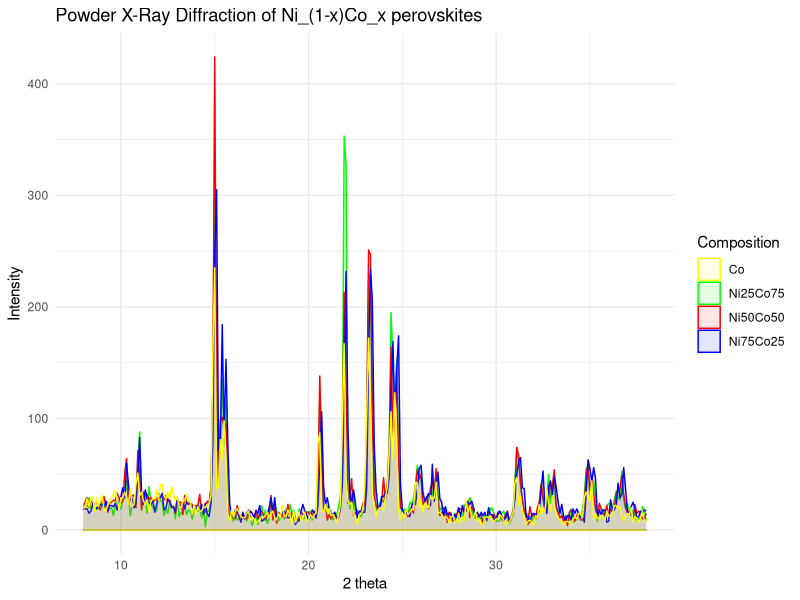
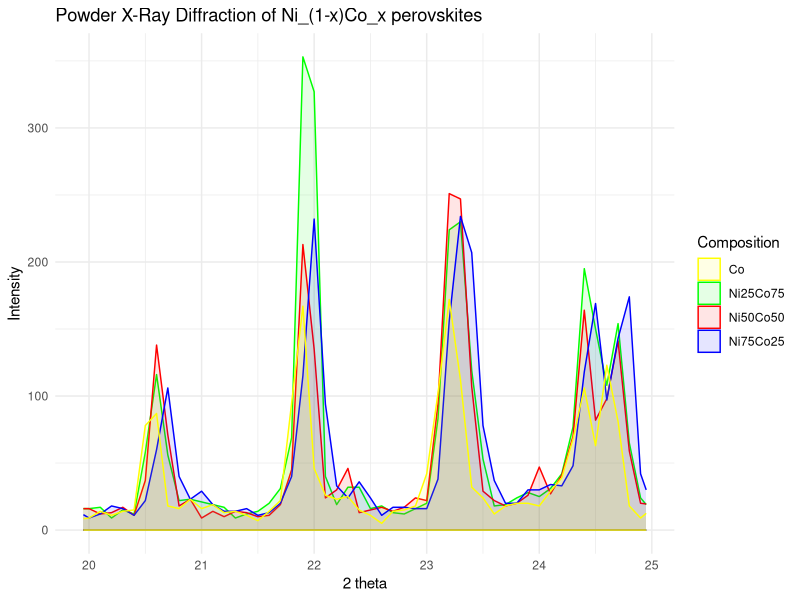
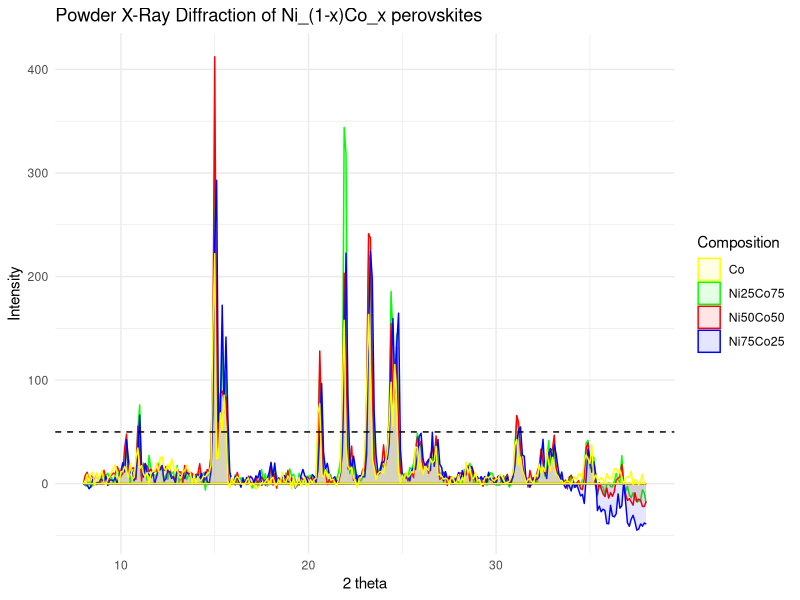
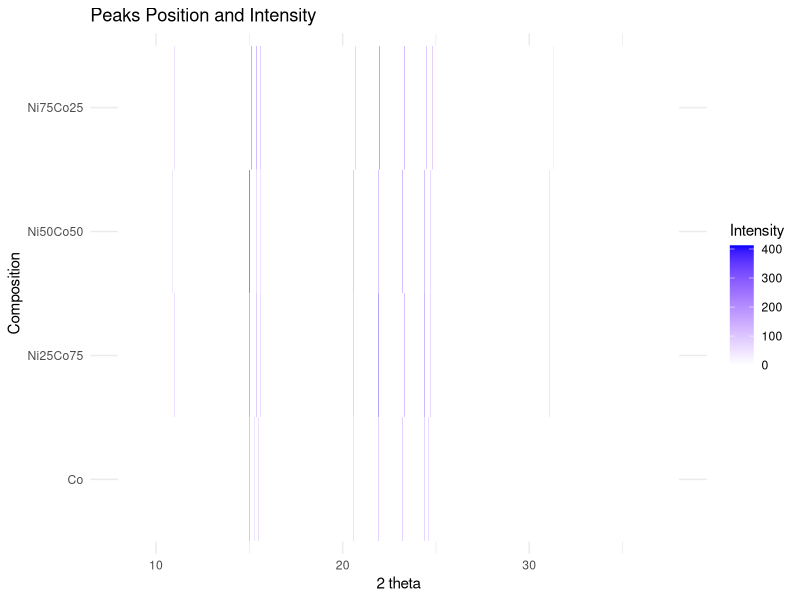
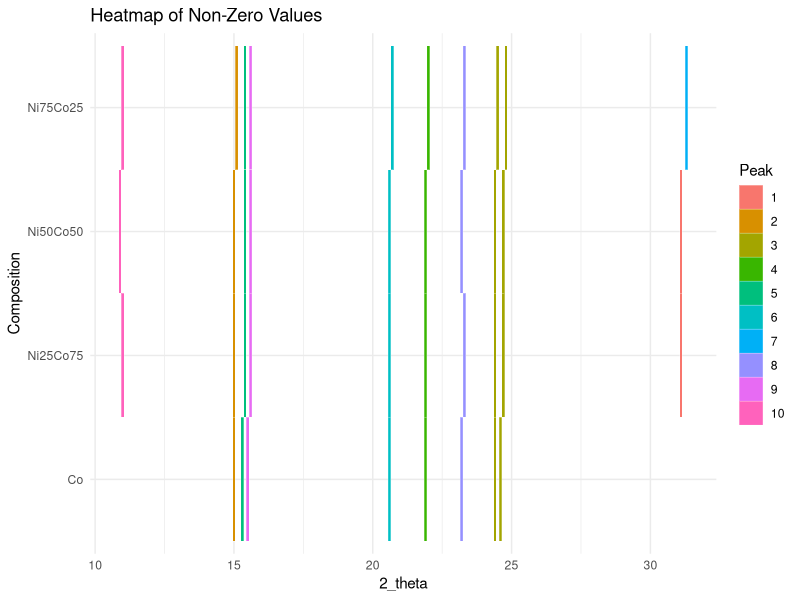
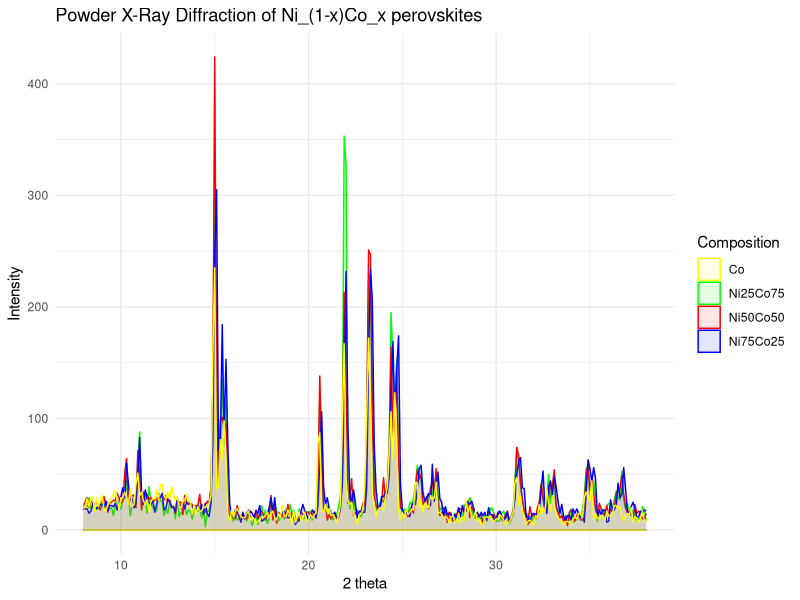
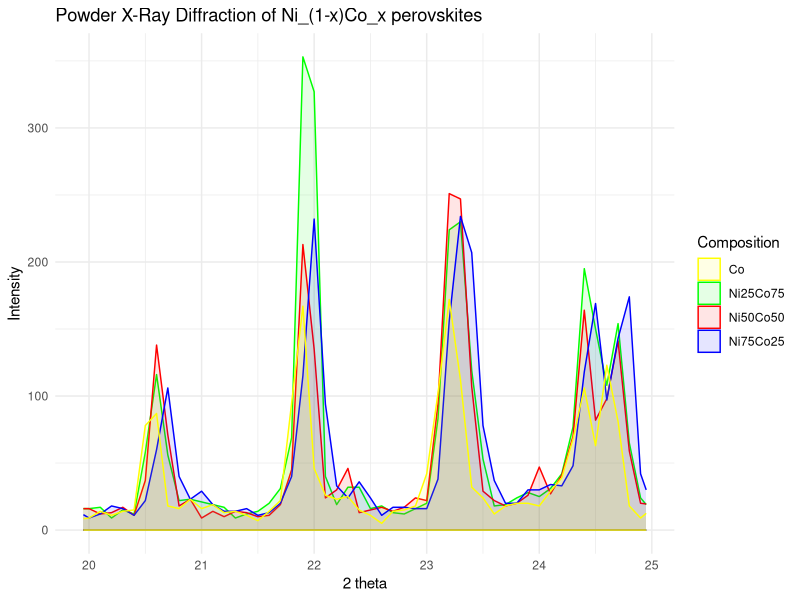
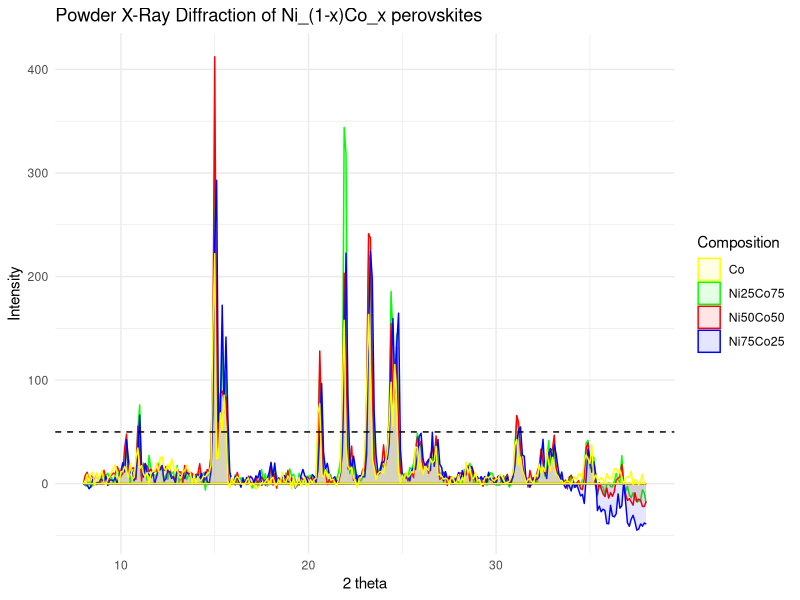

Generate these figures, in order, with R: (Note: this script raises an error after producing the figures.)
library(tidyverse)

d1b <- read.table("data/AD Ni75Co25.dat")
d2b <- read.table("data/AR cO50nI50.dat")
d3b <- read.table("data/JGD Co75Ni25.dat")
d4b <- read.table("data/AD Co.dat")

# No background
d1 <- read.table("data/AD Ni75Co25_nb.dat")
d2 <- read.table("data/AR cO50nI50_nb.dat")
d3 <- read.table("data/JGD Co75Ni25_nb.dat")
d4 <- read.table("data/AD Co_nb.dat")

# TODO: ADD Ni REF DATA AND SUBSAMPLE IT TO FIT

datab <- bind_cols(d1b, d2b$V2, d3b$V2, d4b$V2)

colnames(datab) <- c("2_theta", "Ni75Co25", "Ni50Co50", "Ni25Co75", "Co")

ggplot(datab, aes(x = `2_theta`)) +
  geom_ribbon(aes(ymin = 0, ymax = `Ni25Co75`, fill = "Ni25Co75"),
    alpha = 0.1, color = "green"
  ) +
  geom_ribbon(aes(ymin = 0, ymax = `Ni50Co50`, fill = "Ni50Co50"),
    alpha = 0.1, color = "red"
  ) +
  geom_ribbon(aes(ymin = 0, ymax = `Ni75Co25`, fill = "Ni75Co25"),
    alpha = 0.1, color = "blue"
  ) +
  geom_ribbon(aes(ymin = 0, ymax = `Co`, fill = "Co"),
    alpha = 0.1, color = "yellow"
  ) +
  labs(
    title = "Powder X-Ray Diffraction of Ni_(1-x)Co_x perovskites",
    x = "2 theta",
    y = "Intensity",
    fill = "Composition"
  ) +
  scale_fill_manual(values = c(
    "Ni75Co25" = "blue", "Ni50Co50" = "red",
    "Ni25Co75" = "green", "Co" = "yellow"
  )) +
  theme_minimal()

ggsave("plot/graph_nb.png", width = 10, height = 5.625)

ggplot(datab[240:340, ], aes(x = `2_theta`)) +
  geom_ribbon(aes(ymin = 0, ymax = `Ni25Co75`, fill = "Ni25Co75"),
    alpha = 0.1, color = "green"
  ) +
  geom_ribbon(aes(ymin = 0, ymax = `Ni50Co50`, fill = "Ni50Co50"),
    alpha = 0.1, color = "red"
  ) +
  geom_ribbon(aes(ymin = 0, ymax = `Ni75Co25`, fill = "Ni75Co25"),
    alpha = 0.1, color = "blue"
  ) +
  geom_ribbon(aes(ymin = 0, ymax = `Co`, fill = "Co"),
    alpha = 0.1, color = "yellow"
  ) +
  labs(
    title = "Powder X-Ray Diffraction of Ni_(1-x)Co_x perovskites",
    x = "2 theta",
    y = "Intensity",
    fill = "Composition"
  ) +
  scale_fill_manual(values = c(
    "Ni75Co25" = "blue", "Ni50Co50" = "red",
    "Ni25Co75" = "green", "Co" = "yellow"
  )) +
  theme_minimal()

ggsave("plot/graph_nb_zoom.png", width = 10, height = 5.625)

data <- bind_cols(d1, d2$V2, d3$V2, d4$V2)

colnames(data) <- c("2_theta", "Ni75Co25", "Ni50Co50", "Ni25Co75", "Co")

# Threshold for peaks
threshold <- 50
# PERF: FIND BEST THRESHOLD VALUE

ggplot(data, aes(x = `2_theta`)) +
  geom_ribbon(aes(ymin = 0, ymax = `Ni25Co75`, fill = "Ni25Co75"),
    alpha = 0.1, color = "green"
  ) +
  geom_ribbon(aes(ymin = 0, ymax = `Ni50Co50`, fill = "Ni50Co50"),
    alpha = 0.1, color = "red"
  ) +
  geom_ribbon(aes(ymin = 0, ymax = `Ni75Co25`, fill = "Ni75Co25"),
    alpha = 0.1, color = "blue"
  ) +
  geom_ribbon(aes(ymin = 0, ymax = `Co`, fill = "Co"),
    alpha = 0.1, color = "yellow"
  ) +
  geom_hline(
    yintercept = threshold,
    linetype = "dashed", color = "black"
  ) +
  labs(
    title = "Powder X-Ray Diffraction of Ni_(1-x)Co_x perovskites",
    x = "2 theta",
    y = "Intensity",
    fill = "Composition"
  ) +
  scale_fill_manual(values = c(
    "Ni75Co25" = "blue", "Ni50Co50" = "red",
    "Ni25Co75" = "green", "Co" = "yellow"
  )) +
  theme_minimal()

ggsave("plot/graph.png", width = 10, height = 5.625)

find_peaks <- function(data) {
  if (length(data) < 2) {
    return(NULL) # No peak in lists with 0 or 1 element
  }
  peaks <- rep(0, length(data))
  # Create a vector to store the value and index of the peaks
  for (i in 2:(length(data) - 1)) {
    if (data[i] > data[i - 1] && data[i] > data[i + 1]) { # Looking for a peak
      peaks[i] <- data[i]
    }
  }
  # Checking if the first and last value is a peak or not
  if (data[1] > data[2]) {
    peaks[1] <- data[1]
  }
  if (tail(data, 1) > tail(data, 2)[1]) {
    peaks[length(peaks)] <- data[length(data)]
  }
  return(peaks)
}

data_peaks <- data.frame(
  x = data$"2_theta",
  y1 = find_peaks(data$Ni75Co25), # Curve data
  y2 = find_peaks(data$Ni50Co50), # Point data 1
  y3 = find_peaks(data$Ni25Co75),
  y4 = find_peaks(data$Co)
)

# Filter all the data points with a certain threshold
data_peaks[, 2:5] <- data_peaks[, 2:5] * (data_peaks[, 2:5] > threshold)

colnames(data_peaks) <- c("2_theta", "Ni75Co25", "Ni50Co50", "Ni25Co75", "Co")

# Create a long-format data frame for ggplot
data_long <- pivot_longer(data_peaks,
  cols = -`2_theta`,
  names_to = "Composition", values_to = "Intensity"
)
# FIXME: IMPROVE THE CLUSTERING PROCESS

# Melt the data for ANOVA
data_long <- data_peaks %>%
  pivot_longer(
    cols = -c(`2_theta`),
    names_to = "Condition", values_to = "Value"
  )

# Plot using ggplot2 with geom_tile
ggplot(data_long, aes(x = `2_theta`, y = Condition, fill = Value)) +
  geom_tile(color = "white") +
  scale_fill_gradient(low = "white", high = "blue") +
  labs(
    title = "Peaks Position and Intensity",
    x = "2 theta",
    y = "Composition",
    fill = "Intensity"
  ) +
  theme_minimal()

ggsave("plot/peaks.png", width = 10, height = 5.625)

# Filter out zero values
non_zero_data_long <- data_long[data_long$Value != 0, ]

# Perform clustering (replace k with your desired number of clusters)

# Assuming data_long has columns "2_theta" and "Value"
data_for_clustering <- non_zero_data_long[, "2_theta",
  drop = FALSE
] # Drop = FALSE ensures it remains a data frame

# Specify the number of clusters (k)
k <- 10
# You can adjust this based on your requirements

# Perform k-means clustering based only on 2_theta
cluster_assignments <- kmeans(data_for_clustering,
  centers = k,
  nstart = 4
)$cluster

# Add cluster assignments to the non-zero data
non_zero_data_long$cluster <- factor(cluster_assignments)

# Convert cluster to a factor
non_zero_data_long$cluster <- factor(non_zero_data_long$cluster)

# Plot using ggplot2 with geom_tile and discrete fill scale
ggplot(non_zero_data_long, aes(
  x = `2_theta`,
  y = Condition, fill = cluster
)) +
  geom_tile(color = "white") +
  scale_fill_discrete() + # Use discrete fill scale
  labs(
    title = "Heatmap of Non-Zero Values",
    x = "2_theta",
    y = "Composition",
    fill = "Peak"
  ) +
  theme_minimal()

# HACK: NOT FINAL, NEED A LOT OF IMPROVEMENT
#       CLUSTERING IS TOO RANDOM

# Perform ANOVA
anova_result <- aov(`2_theta` ~ Condition * cluster, data = non_zero_data_long)

# Print ANOVA summary
summary(anova_result)

# WARNING: WEIRD RESULTS

# Assuming cluster_assignments is your vector of cluster assignments
for (i in unique(cluster_assignments)) {
  cluster_data <- non_zero_data_long[cluster_assignments == i, ]

  # Perform ANOVA within each cluster
  anova_within_cluster <- aov(`2_theta` ~ Condition, data = cluster_data)

  # Print summary for each cluster
  cat(paste("Cluster", i, "\n"))
  print(summary(anova_within_cluster))
}

# Assuming anova_result is the result from your previous ANOVA
residuals_within_clusters <- residuals(anova_result)
print(residuals_within_clusters)

# INTENSITY ANALYSIS

ggplot(non_zero_data_long, aes(
  x = factor(cluster),
  y = Value, fill = factor(cluster)
)) +
  geom_boxplot() +
  labs(
    title = "Boxplot of the Intensity of the peaks for each cluster",
    x = "Cluster",
    y = "Your Variable"
  ) +
  theme_minimal()

# Calculate mean and standard deviation for each Condition
summary_stats <- non_zero_data_long %>%
  group_by(Condition) %>%
  summarize(
    mean_value = mean(Value),
    sd_value = sd(Value)
  )

# Identify conditions with lowest and highest mean and variance
lowest_mean_condition <- summary_stats$Condition[which.min(summary_stats$mean_value)]
lowest_sd_condition <- summary_stats$Condition[which.min(summary_stats$sd_value)]
highest_mean_condition <- summary_stats$Condition[which.max(summary_stats$mean_value)]
highest_sd_condition <- summary_stats$Condition[which.max(summary_stats$sd_value)]

# Boxplot code
boxplot_plot <- ggplot(non_zero_data_long, aes(x = factor(cluster), y = Value, fill = factor(cluster))) +
  geom_boxplot() +
  labs(
    title = "Boxplot of Data Inside Clusters",
    x = "Cluster",
    y = "Value"
  ) +
  theme_minimal()

# Add text annotations
boxplot_plot +
  annotate("text",
    x = 2, y = max(non_zero_data_long$Value),
    label = paste("Lowest Mean (", lowest_mean_condition, "):", round(summary_stats$mean_value[summary_stats$Condition == lowest_mean_condition], 2)),
    vjust = 1.5, hjust = 0.5, size = 3, color = "red"
  ) +
  annotate("text",
    x = length(unique(non_zero_data_long$cluster)) - 1.5, y = max(non_zero_data_long$Value),
    label = paste("Highest Mean (", highest_mean_condition, "):", round(summary_stats$mean_value[summary_stats$Condition == highest_mean_condition], 2)),
    vjust = 1.5, hjust = 0.5, size = 3, color = "blue"
  ) 
